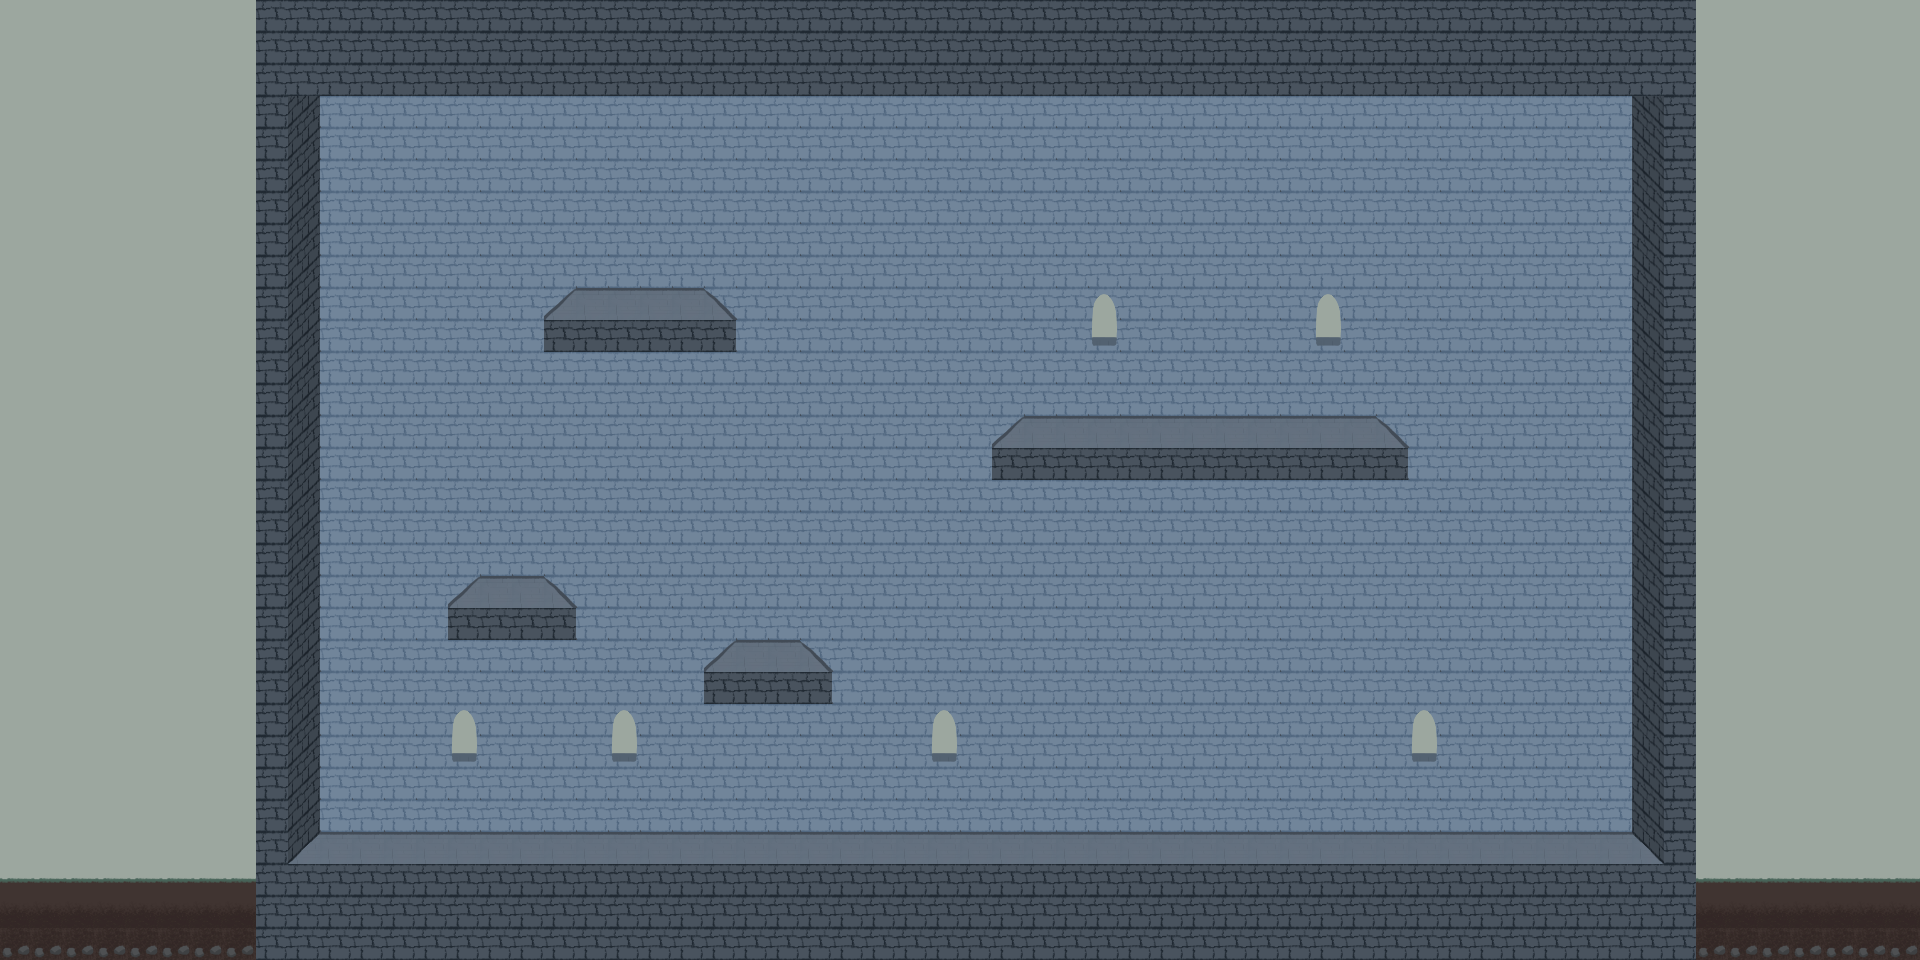

This game map was drawn from its Tiled (.tmx) file and the tilesets committed beside it. A one-line description and the trimmed map source follow:
An orthogonal 60x30 tile map with 32x32 px tiles, 3 tile layers (background, tower, ground) and 8 objects.

<map version="1.5" tiledversion="1.7.2" orientation="orthogonal" renderorder="right-down" width="60" height="30" tilewidth="32" tileheight="32" infinite="0" nextlayerid="8" nextobjectid="12">
 <editorsettings>
  <export target="castle.json" format="json" />
 </editorsettings>
 <tileset firstgid="1" source="tileset.tsx" />
 <layer id="2" name="background" width="60" height="30">
  <data>[1800 cells, 1799 non-empty, 4 distinct tile ids]</data>
 </layer>
 <layer id="3" name="tower" width="60" height="30">
  <data>[1800 cells, 1144 non-empty, 3 distinct tile ids]</data>
 </layer>
 <layer id="1" name="ground" width="60" height="30">
  <data>[1800 cells, 461 non-empty, 8 distinct tile ids]</data>
 </layer>
 <objectgroup id="7" name="monedas">
  <object id="7" x="642" y="246">
   <point />
  </object>
  <object id="8" x="768" y="602">
   <point />
  </object>
  <object id="9" x="1130" y="610">
   <point />
  </object>
  <object id="10" x="1198" y="392">
   <point />
  </object>
  <object id="11" x="1318" y="798">
   <point />
  </object>
 </objectgroup>
 <objectgroup id="4" name="cuerdas">
  <object id="1" x="880" y="228">
   <properties>
    <property name="id" type="int" value="0" />
    <property name="length" type="int" value="4" />
   </properties>
   <point />
  </object>
 </objectgroup>
 <objectgroup id="6" name="cajas">
  <object id="3" x="1344" y="384" width="30.6667" height="32" />
  <object id="4" x="486.667" y="545.333" width="32" height="32" />
 </objectgroup>
</map>
